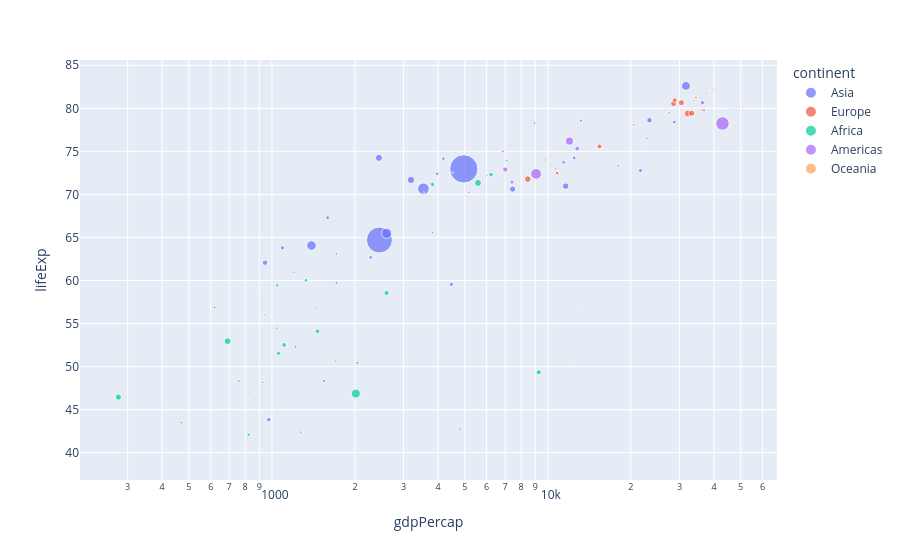

Notebook code cell kept with this figure:
### Code cell
# Dash app básica
app = dash.Dash()
app.layout = html.Div([dcc.Graph(figure=fig)])
if __name__ == "__main__":
  app.run(debug=True)

fig.show()

### Figure 1 — Plotly figure (JSON) as saved in the notebook; plotly's stock layout.template omitted (floating-point values rounded to 4 significant figures)
{"data": [{"hovertemplate": "<b>%{hovertext}</b><br><br>continent=Asia<br>gdpPercap=%{x}<br>lifeExp=%{y}<br>pop=%{marker.size}<extra></extra>", "hovertext": ["Afghanistan", "Bahrain", "Bangladesh", "Cambodia", "China", "Hong Kong, China", "India", "Indonesia", "Iran", "Iraq", "Israel", "Japan", "Jordan", "Korea, Dem. Rep.", "Korea, Rep.", "Kuwait", "Lebanon", "Malaysia", "Mongolia", "Myanmar", "Nepal", "Oman", "Pakistan", "Philippines", "Saudi Arabia", "Singapore", "Sri Lanka", "Syria", "Taiwan", "Thailand", "Vietnam", "West Bank and Gaza", "Yemen, Rep."], "legendgroup": "Asia", "marker": {"color": "#636efa", "size": [31889923, 708573, 150448339, 14131858, 1318683096, 6980412, 1110396331, 223547000, 69453570, 27499638, 6426679, 127467972, 6053193, 23301725, 49044790, 2505559, 3921278, 24821286, 2874127, 47761980, 28901790, 3204897, 169270617, 91077287, 27601038, 4553009, 20378239, 19314747, 23174294, 65068149, 85262356, 4018332, 22211743], "sizemode": "area", "sizeref": 3297000.0, "symbol": "circle"}, "mode": "markers", "name": "Asia", "orientation": "v", "showlegend": true, "type": "scatter", "x": [974.6, 29800.0, 1391.0, 1714.0, 4959.0, 39720.0, 2452.0, 3541.0, 11610.0, 4471.0, 25520.0, 31660.0, 4519.0, 1593.0, 23350.0, 47310.0, 10460.0, 12450.0, 3096.0, 944.0, 1091.0, 22320.0, 2606.0, 3190.0, 21650.0, 47140.0, 3970.0, 4185.0, 28720.0, 7458.0, 2442.0, 3025.0, 2281.0], "xaxis": "x", "y": [43.83, 75.64, 64.06, 59.72, 72.96, 82.21, 64.7, 70.65, 70.96, 59.55, 80.75, 82.6, 72.53, 67.3, 78.62, 77.59, 71.99, 74.24, 66.8, 62.07, 63.78, 75.64, 65.48, 71.69, 72.78, 79.97, 72.4, 74.14, 78.4, 70.62, 74.25, 73.42, 62.7], "yaxis": "y"}, {"hovertemplate": "<b>%{hovertext}</b><br><br>continent=Europe<br>gdpPercap=%{x}<br>lifeExp=%{y}<br>pop=%{marker.size}<extra></extra>", "hovertext": ["Albania", "Austria", "Belgium", "Bosnia and Herzegovina", "Bulgaria", "Croatia", "Czech Republic", "Denmark", "Finland", "France", "Germany", "Greece", "Hungary", "Iceland", "Ireland", "Italy", "Montenegro", "Netherlands", "Norway", "Poland", "Portugal", "Romania", "Serbia", "Slovak Republic", "Slovenia", "Spain", "Sweden", "Switzerland", "Turkey", "United Kingdom"], "legendgroup": "Europe", "marker": {"color": "#EF553B", "size": [3600523, 8199783, 10392226, 4552198, 7322858, 4493312, 10228744, 5468120, 5238460, 61083916, 82400996, 10706290, 9956108, 301931, 4109086, 58147733, 684736, 16570613, 4627926, 38518241, 10642836, 22276056, 10150265, 5447502, 2009245, 40448191, 9031088, 7554661, 71158647, 60776238], "sizemode": "area", "sizeref": 3297000.0, "symbol": "circle"}, "mode": "markers", "name": "Europe", "orientation": "v", "showlegend": true, "type": "scatter", "x": [5937.0, 36130.0, 33690.0, 7446.0, 10680.0, 14620.0, 22830.0, 35280.0, 33210.0, 30470.0, 32170.0, 27540.0, 18010.0, 36180.0, 40680.0, 28570.0, 9254.0, 36800.0, 49360.0, 15390.0, 20510.0, 10810.0, 9787.0, 18680.0, 25770.0, 28820.0, 33860.0, 37510.0, 8458.0, 33200.0], "xaxis": "x", "y": [76.42, 79.83, 79.44, 74.85, 73.0, 75.75, 76.49, 78.33, 79.31, 80.66, 79.41, 79.48, 73.34, 81.76, 78.89, 80.55, 74.54, 79.76, 80.2, 75.56, 78.1, 72.48, 74.0, 74.66, 77.93, 80.94, 80.88, 81.7, 71.78, 79.42], "yaxis": "y"}, {"hovertemplate": "<b>%{hovertext}</b><br><br>continent=Africa<br>gdpPercap=%{x}<br>lifeExp=%{y}<br>pop=%{marker.size}<extra></extra>", "hovertext": ["Algeria", "Angola", "Benin", "Botswana", "Burkina Faso", "Burundi", "Cameroon", "Central African Republic", "Chad", "Comoros", "Congo, Dem. Rep.", "Congo, Rep.", "Cote d'Ivoire", "Djibouti", "Egypt", "Equatorial Guinea", "Eritrea", "Ethiopia", "Gabon", "Gambia", "Ghana", "Guinea", "Guinea-Bissau", "Kenya", "Lesotho", "Liberia", "Libya", "Madagascar", "Malawi", "Mali", "Mauritania", "Mauritius", "Morocco", "Mozambique", "Namibia", "Niger", "Nigeria", "Reunion", "Rwanda", "Sao Tome and Principe", "Senegal", "Sierra Leone", "Somalia", "South Africa", "Sudan", "Swaziland", "Tanzania", "Togo", "Tunisia", "Uganda", "Zambia", "Zimbabwe"], "legendgroup": "Africa", "marker": {"color": "#00cc96", "size": [33333216, 12420476, 8078314, 1639131, 14326203, 8390505, 17696293, 4369038, 10238807, 710960, 64606759, 3800610, 18013409, 496374, 80264543, 551201, 4906585, 76511887, 1454867, 1688359, 22873338, 9947814, 1472041, 35610177, 2012649, 3193942, 6036914, 19167654, 13327079, 12031795, 3270065, 1250882, 33757175, 19951656, 2055080, 12894865, 135031164, 798094, 8860588, 199579, 12267493, 6144562, 9118773, 43997828, 42292929, 1133066, 38139640, 5701579, 10276158, 29170398, 11746035, 12311143], "sizemode": "area", "sizeref": 3297000.0, "symbol": "circle"}, "mode": "markers", "name": "Africa", "orientation": "v", "showlegend": true, "type": "scatter", "x": [6223.0, 4797.0, 1441.0, 12570.0, 1217.0, 430.1, 2042.0, 706.0, 1704.0, 986.1, 277.6, 3633.0, 1545.0, 2082.0, 5581.0, 12150.0, 641.4, 690.8, 13210.0, 752.7, 1328.0, 942.7, 579.2, 1463.0, 1569.0, 414.5, 12060.0, 1045.0, 759.3, 1043.0, 1803.0, 10960.0, 3820.0, 823.7, 4811.0, 619.7, 2014.0, 7670.0, 863.1, 1598.0, 1712.0, 862.5, 926.1, 9270.0, 2602.0, 4513.0, 1107.0, 883.0, 7093.0, 1056.0, 1271.0, 469.7], "xaxis": "x", "y": [72.3, 42.73, 56.73, 50.73, 52.3, 49.58, 50.43, 44.74, 50.65, 65.15, 46.46, 55.32, 48.33, 54.79, 71.34, 51.58, 58.04, 52.95, 56.73, 59.45, 60.02, 56.01, 46.39, 54.11, 42.59, 45.68, 73.95, 59.44, 48.3, 54.47, 64.16, 72.8, 71.16, 42.08, 52.91, 56.87, 46.86, 76.44, 46.24, 65.53, 63.06, 42.57, 48.16, 49.34, 58.56, 39.61, 52.52, 58.42, 73.92, 51.54, 42.38, 43.49], "yaxis": "y"}, {"hovertemplate": "<b>%{hovertext}</b><br><br>continent=Americas<br>gdpPercap=%{x}<br>lifeExp=%{y}<br>pop=%{marker.size}<extra></extra>", "hovertext": ["Argentina", "Bolivia", "Brazil", "Canada", "Chile", "Colombia", "Costa Rica", "Cuba", "Dominican Republic", "Ecuador", "El Salvador", "Guatemala", "Haiti", "Honduras", "Jamaica", "Mexico", "Nicaragua", "Panama", "Paraguay", "Peru", "Puerto Rico", "Trinidad and Tobago", "United States", "Uruguay", "Venezuela"], "legendgroup": "Americas", "marker": {"color": "#ab63fa", "size": [40301927, 9119152, 190010647, 33390141, 16284741, 44227550, 4133884, 11416987, 9319622, 13755680, 6939688, 12572928, 8502814, 7483763, 2780132, 108700891, 5675356, 3242173, 6667147, 28674757, 3942491, 1056608, 301139947, 3447496, 26084662], "sizemode": "area", "sizeref": 3297000.0, "symbol": "circle"}, "mode": "markers", "name": "Americas", "orientation": "v", "showlegend": true, "type": "scatter", "x": [12780.0, 3822.0, 9066.0, 36320.0, 13170.0, 7007.0, 9645.0, 8948.0, 6025.0, 6873.0, 5728.0, 5186.0, 1202.0, 3548.0, 7321.0, 11980.0, 2749.0, 9809.0, 4173.0, 7409.0, 19330.0, 18010.0, 42950.0, 10610.0, 11420.0], "xaxis": "x", "y": [75.32, 65.55, 72.39, 80.65, 78.55, 72.89, 78.78, 78.27, 72.23, 74.99, 71.88, 70.26, 60.92, 70.2, 72.57, 76.19, 72.9, 75.54, 71.75, 71.42, 78.75, 69.82, 78.24, 76.38, 73.75], "yaxis": "y"}, {"hovertemplate": "<b>%{hovertext}</b><br><br>continent=Oceania<br>gdpPercap=%{x}<br>lifeExp=%{y}<br>pop=%{marker.size}<extra></extra>", "hovertext": ["Australia", "New Zealand"], "legendgroup": "Oceania", "marker": {"color": "#FFA15A", "size": [20434176, 4115771], "sizemode": "area", "sizeref": 3297000.0, "symbol": "circle"}, "mode": "markers", "name": "Oceania", "orientation": "v", "showlegend": true, "type": "scatter", "x": [34440.0, 25190.0], "xaxis": "x", "y": [81.23, 80.2], "yaxis": "y"}], "layout": {"legend": {"itemsizing": "constant", "title": {"text": "continent"}, "tracegroupgap": 0}, "margin": {"t": 60}, "xaxis": {"anchor": "y", "domain": [0, 1], "title": {"text": "gdpPercap"}, "type": "log"}, "yaxis": {"anchor": "x", "domain": [0, 1], "title": {"text": "lifeExp"}}}}
